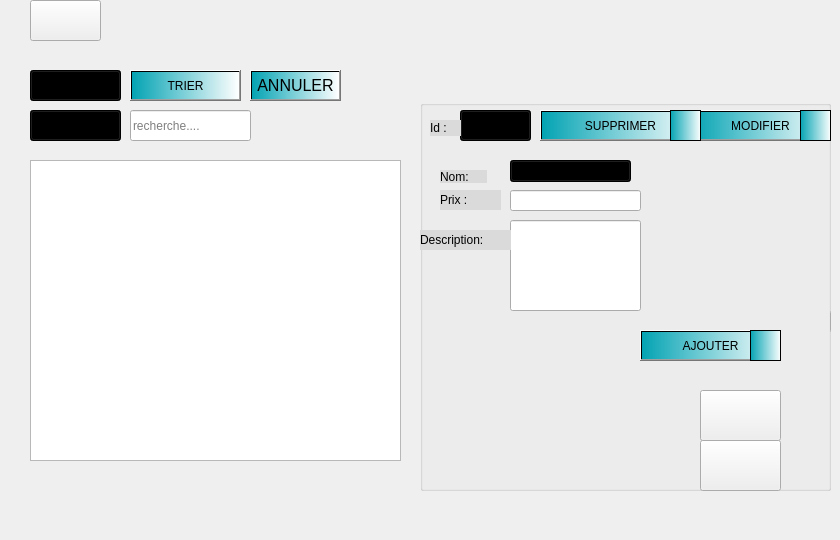
        <widget class="QWidget" name="tab_4">
         <attribute name="title">
          <string>Menu</string>
         </attribute>
         <widget class="QTableView" name="menu_tab">
          <property name="geometry">
           <rect>
            <x>30</x>
            <y>160</y>
            <width>371</width>
            <height>301</height>
           </rect>
          </property>
          <property name="styleSheet">
           <string notr="true"/>
          </property>
          <attribute name="horizontalHeaderDefaultSectionSize">
           <number>80</number>
          </attribute>
         </widget>
         <widget class="QGroupBox" name="groupBox_4">
          <property name="geometry">
           <rect>
            <x>420</x>
            <y>100</y>
            <width>411</width>
            <height>391</height>
           </rect>
          </property>
          <property name="title">
           <string/>
          </property>
          <widget class="QLabel" name="nom_label_3">
           <property name="geometry">
            <rect>
             <x>20</x>
             <y>70</y>
             <width>47</width>
             <height>13</height>
            </rect>
           </property>
           <property name="styleSheet">
            <string notr="true">    background-color: rgb(218, 218, 218);
font: 75 12pt &quot;MS Shell Dlg 2&quot;;</string>
           </property>
           <property name="text">
            <string>Nom:</string>
           </property>
          </widget>
          <widget class="QPushButton" name="ajouter_B_3">
           <property name="geometry">
            <rect>
             <x>410</x>
             <y>210</y>
             <width>75</width>
             <height>23</height>
            </rect>
           </property>
           <property name="text">
            <string>Ajouter</string>
           </property>
          </widget>
          <widget class="QLineEdit" name="prixME_LE">
           <property name="geometry">
            <rect>
             <x>90</x>
             <y>90</y>
             <width>131</width>
             <height>21</height>
            </rect>
           </property>
          </widget>
          <widget class="QLabel" name="prix_label_2">
           <property name="geometry">
            <rect>
             <x>20</x>
             <y>90</y>
             <width>61</width>
             <height>20</height>
            </rect>
           </property>
           <property name="styleSheet">
            <string notr="true">    background-color: rgb(218, 218, 218);
font: 75 12pt &quot;MS Shell Dlg 2&quot;;</string>
           </property>
           <property name="text">
            <string>Prix :</string>
           </property>
          </widget>
          <widget class="QLineEdit" name="descME_LE">
           <property name="geometry">
            <rect>
             <x>90</x>
             <y>120</y>
             <width>131</width>
             <height>91</height>
            </rect>
           </property>
          </widget>
          <widget class="QLabel" name="prix_label_4">
           <property name="geometry">
            <rect>
             <x>0</x>
             <y>130</y>
             <width>91</width>
             <height>20</height>
            </rect>
           </property>
           <property name="styleSheet">
            <string notr="true">    background-color: rgb(218, 218, 218);
font: 75 12pt &quot;MS Shell Dlg 2&quot;;</string>
           </property>
           <property name="text">
            <string>Description:</string>
           </property>
          </widget>
          <widget class="QPushButton" name="pushButton_9">
           <property name="geometry">
            <rect>
             <x>220</x>
             <y>230</y>
             <width>141</width>
             <height>31</height>
            </rect>
           </property>
           <property name="styleSheet">
            <string notr="true">background-color: qlineargradient(spread:repeat, x1:0, y1:0, x2:1, y2:0, stop:0 rgba(3, 163, 179, 255), stop:1 rgba(255, 255, 255, 255));
font: 75 12pt &quot;MS Shell Dlg 2&quot;;

</string>
           </property>
           <property name="text">
            <string>AJOUTER</string>
           </property>
          </widget>
          <widget class="QComboBox" name="idListME_CB">
           <property name="geometry">
            <rect>
             <x>40</x>
             <y>10</y>
             <width>71</width>
             <height>31</height>
            </rect>
           </property>
           <property name="styleSheet">
            <string notr="true">background-color: qlineargradient(spread:repeat, x1:0, y1:0, x2:1, y2:0, stop:0 rgba(3, 163, 179, 255), stop:1 rgba(255, 255, 255, 255));</string>
           </property>
          </widget>
          <widget class="QPushButton" name="ListDeleteME_B">
           <property name="geometry">
            <rect>
             <x>120</x>
             <y>10</y>
             <width>161</width>
             <height>31</height>
            </rect>
           </property>
           <property name="styleSheet">
            <string notr="true">background-color: qlineargradient(spread:repeat, x1:0, y1:0, x2:1, y2:0, stop:0 rgba(3, 163, 179, 255), stop:1 rgba(255, 255, 255, 255));
font: 75 12pt &quot;MS Shell Dlg 2&quot;;


</string>
           </property>
           <property name="text">
            <string>SUPPRIMER</string>
           </property>
          </widget>
          <widget class="QPushButton" name="ListEditME_B">
           <property name="geometry">
            <rect>
             <x>270</x>
             <y>10</y>
             <width>141</width>
             <height>31</height>
            </rect>
           </property>
           <property name="styleSheet">
            <string notr="true">background-color: qlineargradient(spread:repeat, x1:0, y1:0, x2:1, y2:0, stop:0 rgba(3, 163, 179, 255), stop:1 rgba(255, 255, 255, 255));
font: 75 12pt &quot;MS Shell Dlg 2&quot;;


</string>
           </property>
           <property name="text">
            <string>MODIFIER</string>
           </property>
          </widget>
          <widget class="QLabel" name="label_4">
           <property name="geometry">
            <rect>
             <x>10</x>
             <y>20</y>
             <width>31</width>
             <height>16</height>
            </rect>
           </property>
           <property name="styleSheet">
            <string notr="true">    background-color: rgb(218, 218, 218);
font: 75 12pt &quot;MS Shell Dlg 2&quot;;</string>
           </property>
           <property name="text">
            <string>Id :</string>
           </property>
          </widget>
          <widget class="QPushButton" name="exporterXM">
           <property name="geometry">
            <rect>
             <x>280</x>
             <y>290</y>
             <width>81</width>
             <height>51</height>
            </rect>
           </property>
           <property name="styleSheet">
            <string notr="true">image: url(:/resource/excel (2).png);

</string>
           </property>
           <property name="text">
            <string/>
           </property>
          </widget>
          <widget class="QPushButton" name="exporterM">
           <property name="geometry">
            <rect>
             <x>280</x>
             <y>340</y>
             <width>81</width>
             <height>51</height>
            </rect>
           </property>
           <property name="styleSheet">
            <string notr="true">image: url(:/resource/printer.png);

</string>
           </property>
           <property name="text">
            <string/>
           </property>
          </widget>
          <widget class="QComboBox" name="nomME_LE">
           <property name="geometry">
            <rect>
             <x>90</x>
             <y>60</y>
             <width>121</width>
             <height>22</height>
            </rect>
           </property>
           <property name="styleSheet">
            <string notr="true">background-color: qlineargradient(spread:repeat, x1:0, y1:0, x2:1, y2:0, stop:0 rgba(3, 163, 179, 255), stop:1 rgba(255, 255, 255, 255));</string>
           </property>
           <item>
            <property name="text">
             <string>deserts</string>
            </property>
           </item>
           <item>
            <property name="text">
             <string>entrees</string>
            </property>
           </item>
           <item>
            <property name="text">
             <string>plat</string>
            </property>
           </item>
           <item>
            <property name="text">
             <string>boisons</string>
            </property>
           </item>
          </widget>
          <widget class="QFrame" name="frame_34">
           <property name="geometry">
            <rect>
             <x>250</x>
             <y>10</y>
             <width>31</width>
             <height>31</height>
            </rect>
           </property>
           <property name="styleSheet">
            <string notr="true">background-color: qlineargradient(spread:repeat, x1:0, y1:0, x2:1, y2:0, stop:0 rgba(3, 163, 179, 255), stop:1 rgba(255, 255, 255, 255));
image: url(:/resource/cancel (1).png);</string>
           </property>
           <property name="frameShape">
            <enum>QFrame::StyledPanel</enum>
           </property>
           <property name="frameShadow">
            <enum>QFrame::Raised</enum>
           </property>
          </widget>
          <widget class="QFrame" name="frame_35">
           <property name="geometry">
            <rect>
             <x>380</x>
             <y>10</y>
             <width>31</width>
             <height>31</height>
            </rect>
           </property>
           <property name="styleSheet">
            <string notr="true">background-color: qlineargradient(spread:repeat, x1:0, y1:0, x2:1, y2:0, stop:0 rgba(3, 163, 179, 255), stop:1 rgba(255, 255, 255, 255));
image: url(:/resource/edit .png);</string>
           </property>
           <property name="frameShape">
            <enum>QFrame::StyledPanel</enum>
           </property>
           <property name="frameShadow">
            <enum>QFrame::Raised</enum>
           </property>
          </widget>
          <widget class="QFrame" name="frame_36">
           <property name="geometry">
            <rect>
             <x>330</x>
             <y>230</y>
             <width>31</width>
             <height>31</height>
            </rect>
           </property>
           <property name="styleSheet">
            <string notr="true">background-color: qlineargradient(spread:repeat, x1:0, y1:0, x2:1, y2:0, stop:0 rgba(3, 163, 179, 255), stop:1 rgba(255, 255, 255, 255));
image: url(:/resource/plus (1).png);</string>
           </property>
           <property name="frameShape">
            <enum>QFrame::StyledPanel</enum>
           </property>
           <property name="frameShadow">
            <enum>QFrame::Raised</enum>
           </property>
          </widget>
         </widget>
         <widget class="QLabel" name="labelmessage2">
          <property name="geometry">
           <rect>
            <x>50</x>
            <y>500</y>
            <width>421</width>
            <height>31</height>
           </rect>
          </property>
          <property name="styleSheet">
           <string notr="true">color: rgb(0, 0, 255);
font: 75 italic 14pt &quot;MS Sans Serif&quot;;</string>
          </property>
          <property name="text">
           <string/>
          </property>
         </widget>
         <widget class="QPushButton" name="pushButton_2">
          <property name="geometry">
           <rect>
            <x>30</x>
            <y>0</y>
            <width>71</width>
            <height>41</height>
           </rect>
          </property>
          <property name="styleSheet">
           <string notr="true">image: url(:/resource/login.png);</string>
          </property>
          <property name="text">
           <string/>
          </property>
         </widget>
         <widget class="QLineEdit" name="chercher_2">
          <property name="geometry">
           <rect>
            <x>130</x>
            <y>110</y>
            <width>121</width>
            <height>31</height>
           </rect>
          </property>
          <property name="placeholderText">
           <string>recherche....</string>
          </property>
         </widget>
         <widget class="QComboBox" name="listechercher_2">
          <property name="geometry">
           <rect>
            <x>30</x>
            <y>110</y>
            <width>91</width>
            <height>31</height>
           </rect>
          </property>
          <property name="styleSheet">
           <string notr="true">background-color: qlineargradient(spread:repeat, x1:0, y1:0, x2:1, y2:0, stop:0 rgba(3, 163, 179, 255), stop:1 rgba(255, 255, 255, 255));</string>
          </property>
          <item>
           <property name="text">
            <string>nom</string>
           </property>
          </item>
          <item>
           <property name="text">
            <string>prix</string>
           </property>
          </item>
         </widget>
         <widget class="QComboBox" name="listtrier_2">
          <property name="geometry">
           <rect>
            <x>30</x>
            <y>70</y>
            <width>91</width>
            <height>31</height>
           </rect>
          </property>
          <property name="styleSheet">
           <string notr="true">background-color: qlineargradient(spread:repeat, x1:0, y1:0, x2:1, y2:0, stop:0 rgba(3, 163, 179, 255), stop:1 rgba(255, 255, 255, 255));</string>
          </property>
          <item>
           <property name="text">
            <string>nom</string>
           </property>
          </item>
          <item>
           <property name="text">
            <string>prix</string>
           </property>
          </item>
          <item>
           <property name="text">
            <string>description</string>
           </property>
          </item>
         </widget>
         <widget class="QPushButton" name="trier_2">
          <property name="geometry">
           <rect>
            <x>130</x>
            <y>70</y>
            <width>111</width>
            <height>31</height>
           </rect>
          </property>
          <property name="styleSheet">
           <string notr="true">background-color: qlineargradient(spread:repeat, x1:0, y1:0, x2:1, y2:0, stop:0 rgba(3, 163, 179, 255), stop:1 rgba(255, 255, 255, 255));
font: 75 12pt &quot;MS Shell Dlg 2&quot;;
</string>
          </property>
          <property name="text">
           <string>TRIER</string>
          </property>
         </widget>
         <widget class="QPushButton" name="pushButton_10">
          <property name="geometry">
           <rect>
            <x>250</x>
            <y>70</y>
            <width>91</width>
            <height>31</height>
           </rect>
          </property>
          <property name="font">
           <font>
            <family>MS Shell Dlg 2</family>
            <pointsize>12</pointsize>
            <weight>9</weight>
            <italic>false</italic>
            <bold>false</bold>
           </font>
          </property>
          <property name="styleSheet">
           <string notr="true">background-color: qlineargradient(spread:repeat, x1:0, y1:0, x2:1, y2:0, stop:0 rgba(3, 163, 179, 255), stop:1 rgba(255, 255, 255, 255));
font: 75 12pt &quot;MS Shell Dlg 2&quot;;

</string>
          </property>
          <property name="text">
           <string>ANNULER</string>
          </property>
         </widget>
        </widget>
